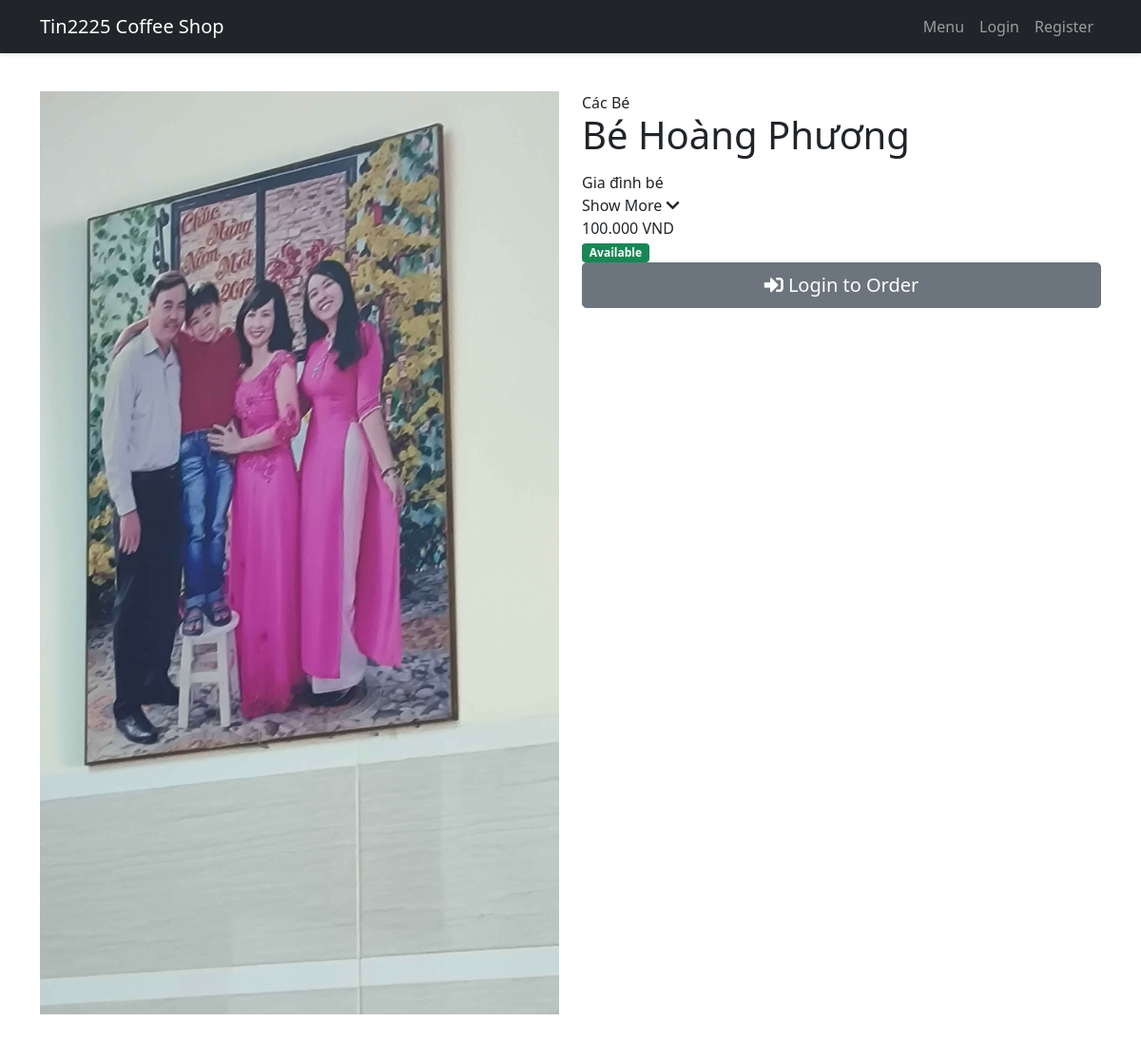
The page /menu/1/ on the database as committed earlier.
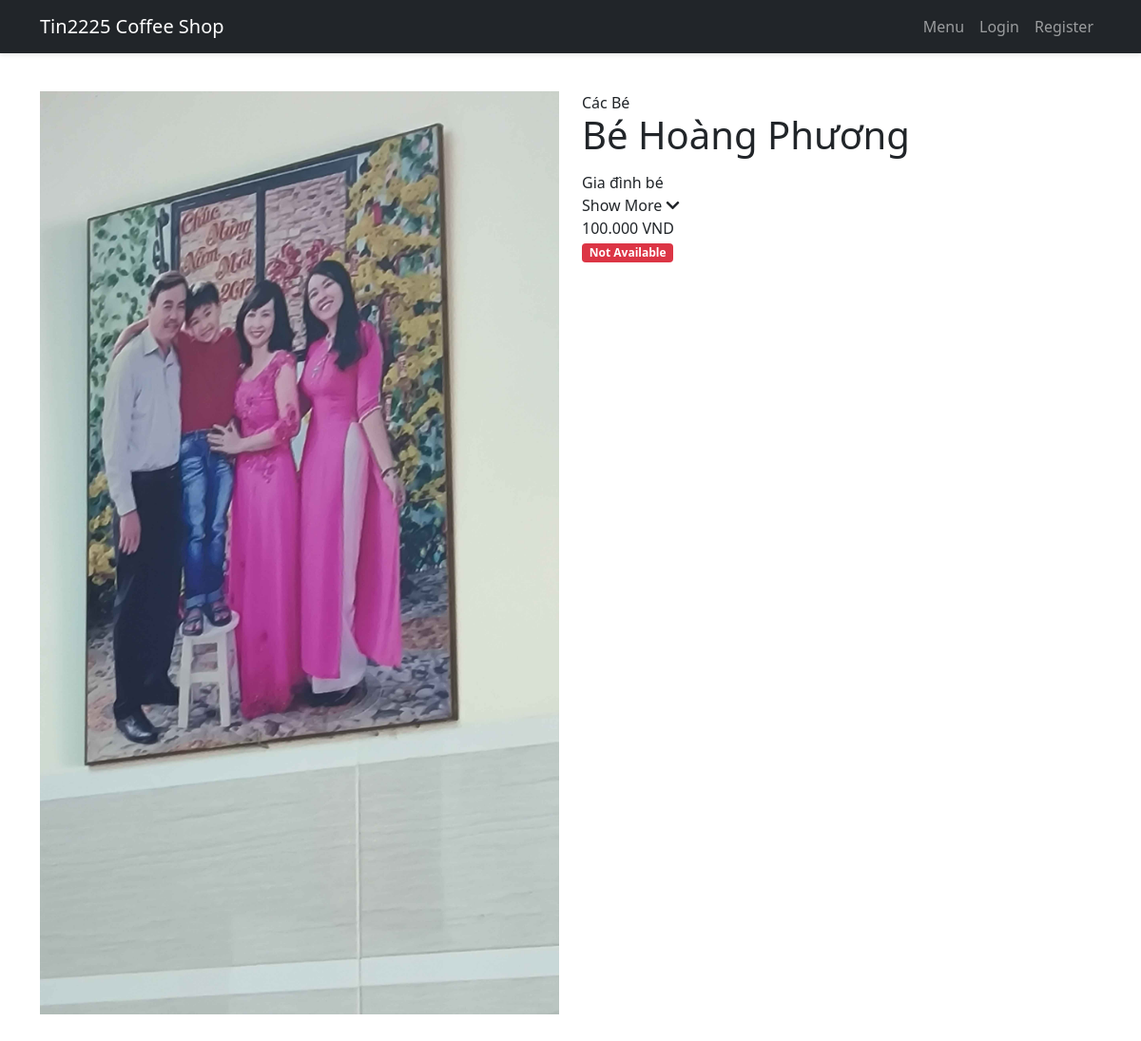
The same page on the database as committed later.
### users/views.py (the view)
# urls.py: path('menu/<int:pk>/', user_views.menu_detail, name='menu-detail'),
def menu_detail(request, pk):
    item = get_object_or_404(MenuItem, pk=pk)
    formatted_price = intcomma(item.price).replace(",", ".")
    related_items = MenuItem.objects.filter(
        category=item.category,
        is_available=True
    ).exclude(id=pk)[:4]
    return render(request, 'users/menu_detail.html', {
        'item': item,
        'formatted_price': formatted_price,
        'related_items': related_items
    })

### users/context_processors.py (called while the page is built)
def cart_item_count(request):
    if request.user.is_authenticated:
        cart_items = CartItem.objects.filter(user=request.user)
        return {'cart_items': cart_items}
    return {'cart_items': []}

### templates/users/menu_detail.html (shortened to what this page needs)
{% extends "base.html" %}
{% load humanize %}
{% block content %}
<div class="container py-4">
    <section class="product-detail-section mb-5">
    <div class="row">
        <div class="col-md-6">
            {% if item.image %}
            <img src="{{ item.image.url }}" class="product-image img-fluid" alt="{{ item.name }}">
            {% endif %}
        </div>
        <div class="col-md-6">
            <div class="product-info">
                <span class="category-badge">{{ item.category }}</span>
                <h1 class="mb-3">{{ item.name }}</h1>
                <div class="description-text" id="description">
                    {{ item.description }}
                </div>
                <div class="description-toggle" onclick="toggleDescription()">
                    <span id="toggle-text">Show More</span>
                    <i class="fas fa-chevron-down" id="toggle-icon"></i>
                </div>
                <p class="price-tag">{{ formatted_price }} VND</p>
                {% if item.is_available %}
                    <span class="badge bg-success availability-badge">Available</span>
                    {% if user.is_authenticated %}
                        <div class="d-grid gap-2">
                            <a href="{% url 'cart-add' item.id %}" class="btn btn-success btn-lg">
                                <i class="fas fa-shopping-cart"></i> Add to Cart
                            </a>
                            <a href="{% url 'cart-view' %}" class="btn btn-outline-primary">
                                <i class="fas fa-shopping-basket"></i> View Cart
                            </a>
                        </div>
                    {% else %}
                        <div class="d-grid gap-2">
                            <a href="{% url 'login' %}" class="btn btn-secondary btn-lg">
                                <i class="fas fa-sign-in-alt"></i> Login to Order
                            </a>
                        </div>
                    {% endif %}
                {% else %}
                    <span class="badge bg-danger availability-badge">Not Available</span>
                {% endif %}
            </div>
        </div>
    </div>
    </section>
</div>
{% endblock %}

Rows that differ between the two databases and show on the page:
changed MenuItem "Bé Hoàng Phương": is_available True → False (drawn)
Other text that changed with them:
text no longer shown: "Available Login to Order"
text now shown: "Not Available"
